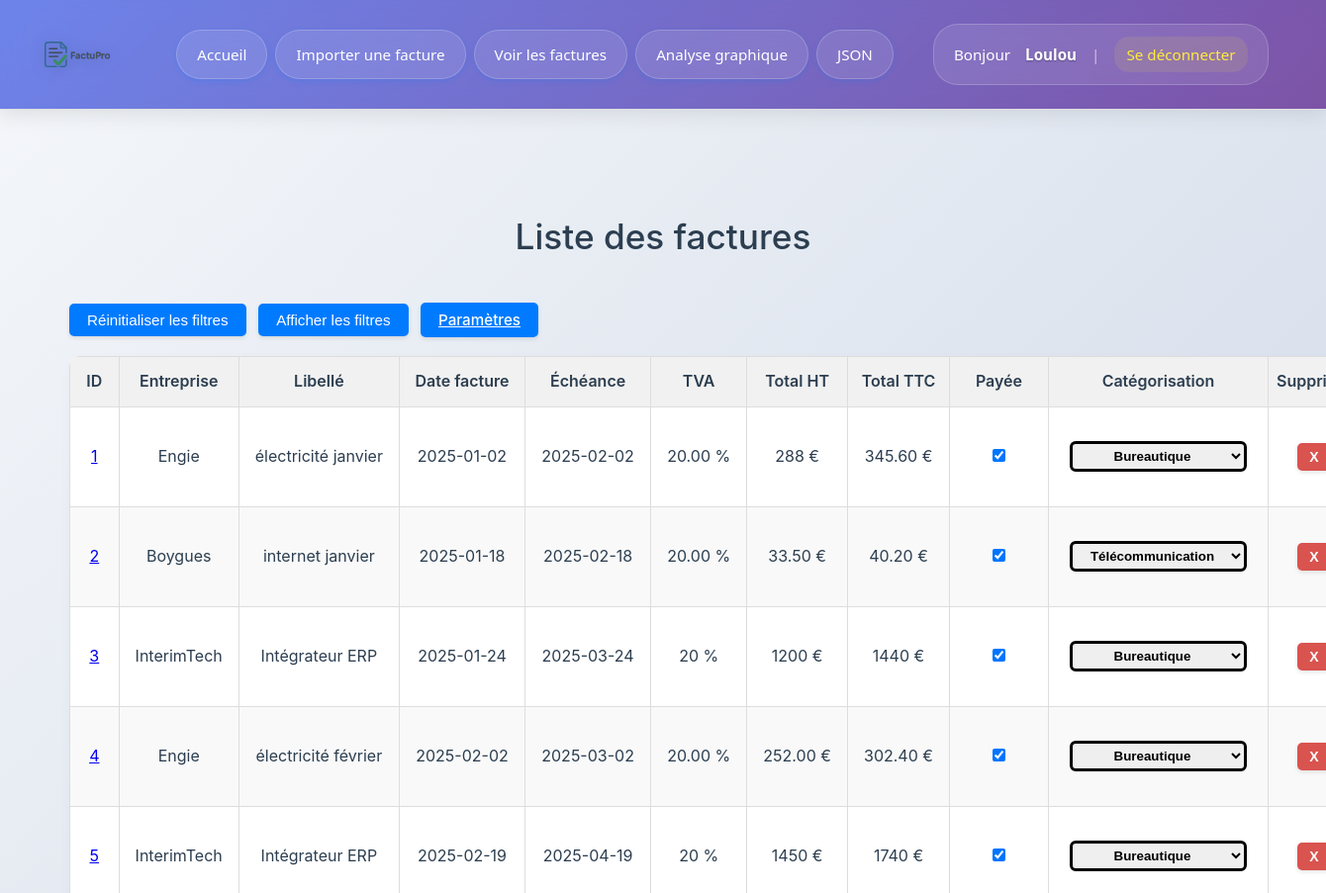
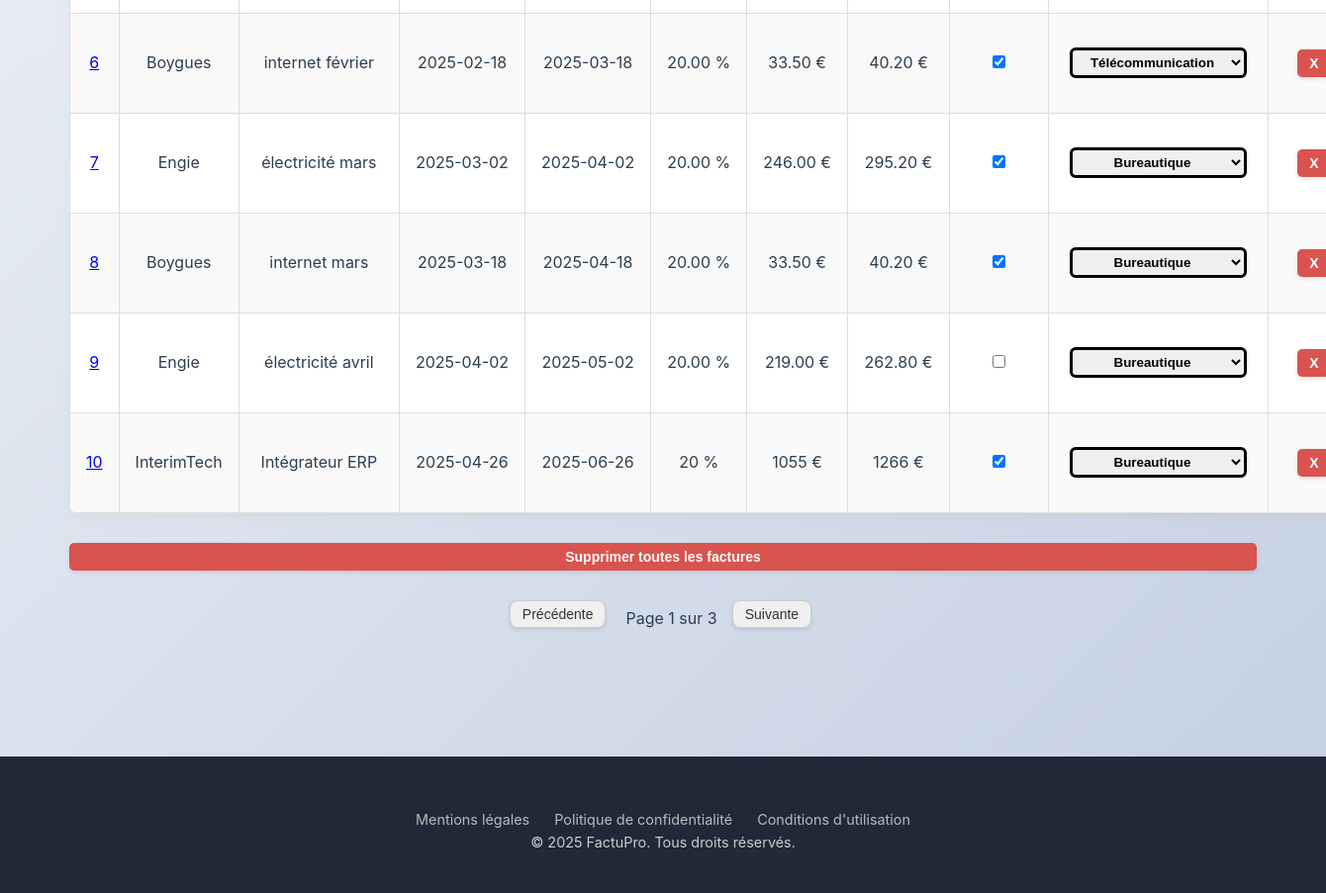
Screenshot of /factures (signed in) with the database file from the repository (2 pictures, top to bottom).
### tables this page shows
CREATE TABLE factures (
            id INTEGER PRIMARY KEY AUTOINCREMENT,
            fournisseur TEXT,
            date_facture TEXT,
            numero_facture TEXT,
            montant_total TEXT,
            TVA TEXT,
            utilisateur_id INTEGER,
            nom_fichier TEXT,
            facture_payee INTEGER DEFAULT 0,
            numero_client TEXT,
            echeance TEXT,
            somme_finale TEXT, categorie TEXT DEFAULT "Non-catégorisée",
            FOREIGN KEY (utilisateur_id) REFERENCES utilisateurs(id)
        );

### app.py (the view)
@app.route('/factures')
def afficher_factures():
    conn = sqlite3.connect('factures.db')
    conn.row_factory = sqlite3.Row
    c = conn.cursor()
    c.execute('SELECT * FROM factures WHERE utilisateur_id = ?', (session['utilisateur_id'],))
    factures = c.fetchall()
    conn.close()
    categories = get_categories()
    return render_template('factures.html', factures=factures, categories=categories)

### app.py (called while the page is built)
@app.before_request
def verifier_connexion():
    if request.endpoint in ['upload', 'afficher_factures', 'analyse'] and 'utilisateur_id' not in session:
        return redirect(url_for('login'))

def get_categories():
    conn = sqlite3.connect('categories.db')
    conn.row_factory = sqlite3.Row
    cursor = conn.cursor()
    cursor.execute("SELECT nom_categorie, couleur FROM categories")
    categories = cursor.fetchall()
    conn.close()
    return categories

@app.context_processor
def injecter_pseudo():
    return {"pseudo": session.get("pseudo")}

### templates/factures.html (shortened to what this page needs)
<!DOCTYPE html>
<html lang="fr">
<head>
    <link rel="stylesheet" href="{{ url_for('static', filename='style.css') }}">
</head>
<body>
    {% include 'header.html' %}
    <div class="container">
        <h1>Liste des factures</h1>
        <button type="button" id="reset-filters-btn" class="standard-btn">Réinitialiser les filtres</button>
        <button id="toggle-filters-btn" class="standard-btn">Afficher les filtres</button>
        <a href="/parametres" class="standard-btn">Paramètres</a>
        <table id="table-factures">
          <thead>
            <tr>
                <th>ID</th>
                <th>Entreprise <br>
                </th>
                <th>Libellé <br>
                </th>
                <th>Date facture
                </th>
                <th>Échéance
                </th>
                <th>TVA</th>
                <th>Total HT</th>
                <th>Total TTC</th>
                <th>Payée <br>
                </th>
                <th>
                  Catégorisation <br>
                </th>
                <th>Supprimer</th>
            </tr>
          </thead>
          <tbody>
            {% for f in factures %}
            <tr>
              <td>
                {% if f['nom_fichier'] %}
                  <a href="{{ url_for('telecharger_fichier', filename=f['nom_fichier']) }}" target="_blank" title="Télécharger la facture {{ f['id'] }}">
                    {{ f['id'] }}
                  </a>
                {% else %}
                  {{ f['id'] }}
                {% endif %}
              </td>
              <td>{{ f['fournisseur'] }}</td>
              <td>{{ f['numero_facture'] }}</td>
              <td>{{ f['date_facture'] }}</td>
              <td>{{ f['echeance'] }}</td>
              <td>{{ f['TVA'] }} %</td>
              <td>{{ f['somme_finale'] }} €</td>
              <td>{{ f['montant_total'] }} €</td>
              <td>
                <form action="{{ url_for('toggle_payee', facture_id=f['id']) }}" method="post">
                  <input type="checkbox" name="checkbox_paiement" {% if f['facture_payee'] == 1 %}checked{% endif %} onchange="this.form.submit()">
                </form>
              </td>
              <td class="categorie-cell {{ f['categorie']|lower|replace(' ', '_')|replace('é', 'e')|replace('-', '_') }}">
<form method="POST" action="{{ url_for('modifier_categorie', facture_id=f['id']) }}">
  <select name="categorie" onchange="this.form.submit()">
    {% for cat in categories %}
      <option value="{{ cat['nom_categorie'] }}" {% if f['categorie'] == cat['nom_categorie'] %}selected{% endif %}>
        {{ cat['nom_categorie'] }}
      </option>
    {% endfor %}
  </select>
</form>
              </td>
              <td>
                <form method="POST" action="/supprimer/{{ f['id'] }}" onsubmit="return confirm('Confirmer la suppression ?');">
                  <button type="submit" class="danger">X</button>
                </form>
              </td>
            </tr>
            {% endfor %}
          </tbody>
        </table>
        <form method="POST" action="/supprimer_tout" onsubmit="return confirm('Supprimer toutes les factures ?');">
          <button type="submit" class="danger full">Supprimer toutes les factures</button>
        </form>
        <div id="pagination-controls" class="pagination">
          <button id="prevPage" disabled>Précédente</button>
          <span id="pageInfo">Page 1</span>
          <button id="nextPage">Suivante</button>
        </div>
    </div>
    {% include 'footer.html' %}
</body>
</html>

### templates/header.html (shortened to what this page needs)
<!DOCTYPE html>
<html lang="fr">
<head>
</head>
<body>
    <header class="header">
        <div class="header-content">
            <div class="left-section">
                <div class="logo">
                    <img src="/static/logo.png" alt="Logo">
                </div>
                <nav class="nav-links">
                    <a href="/">Accueil</a>
                    <a href="/upload">Importer une facture</a>
                    <a href="/factures">Voir les factures</a>
                    <a href="/analyse">Analyse graphique</a>
                    <a href="/factures/json/page">JSON</a>
                </nav>
            </div>
            <div class="user-info">
                Bonjour <strong>{{ pseudo }}</strong>
                <span class="separator">|</span>
                <a href="/logout" class="logout-link">Se déconnecter</a>
            </div>
        </div>
    </header>
</body>
</html>

### templates/footer.html
<footer class="footer">
    <div class="links">
        <a href="#">Mentions légales</a>
        <a href="#">Politique de confidentialité</a>
        <a href="#">Conditions d'utilisation</a>
    </div>
        <p>&copy; 2025 FactuPro. Tous droits réservés.</p>
</footer>

### templates/header.html (style rules this page uses)
* { margin: 0; padding: 0; box-sizing: border-box; }
.header { background: linear-gradient(135deg, #667eea 0%, #764ba2 100%); box-shadow: 0 4px 20px rgba(0, 0, 0, 0.1); padding: 0; position: relative; overflow: hidden; }
.header::before { content: ''; position: absolute; top: 0; left: 0; right: 0; bottom: 0; background: rgba(255, 255, 255, 0.05); backdrop-filter: blur(10px); }
.header-content { display: flex; align-items: center; justify-content: space-between; padding: 15px 40px 15px 20px; position: relative; z-index: 2; max-width: 1400px; margin: 0 auto; }
.left-section { display: flex; align-items: center; gap: 50px; flex: 1; max-width: 70%; }
.logo { display: flex; align-items: center; flex-shrink: 0; margin-right: 10px; }
.logo img { height: 80px; width: auto; filter: drop-shadow(0 2px 8px rgba(0, 0, 0, 0.2)); transition: transform 0.3s ease; }
.nav-links { display: flex; align-items: center; gap: 8px; }
.nav-links a { color: white; text-decoration: none; padding: 12px 20px; border-radius: 25px; font-weight: 500; font-size: 0.95em; transition: all 0.3s cubic-bezier(0.4, 0, 0.2, 1); position: relative; overflow: hidden; background: rgba(255, 255, 255, 0.1); backdrop-filter: blur(10px); border: 1px solid rgba(255, 255, 255, 0.2); }
.nav-links a::before { content: ''; position: absolute; top: 0; left: -100%; width: 100%; height: 100%; background: linear-gradient(90deg, transparent, rgba(255, 255, 255, 0.2), transparent); transition: left 0.5s; }
.user-info { color: white; font-size: 0.95em; font-weight: 500; display: flex; align-items: center; gap: 15px; background: rgba(255, 255, 255, 0.1); backdrop-filter: blur(10px); padding: 12px 20px; border-radius: 25px; border: 1px solid rgba(255, 255, 255, 0.2); flex-shrink: 0; margin-left: 40px; }
.user-info strong { color: #fff; text-shadow: 0 1px 2px rgba(0, 0, 0, 0.3); }
.user-info .separator { color: rgba(255, 255, 255, 0.6); font-weight: 300; }
.logout-link { color: #ffeb3b !important; text-decoration: none; font-weight: 600; transition: all 0.3s ease; padding: 6px 12px; border-radius: 15px; background: rgba(255, 235, 59, 0.1); }
.header-content > * { animation: slideInFromTop 0.6s ease-out; }
.nav-links a:nth-child(1) { animation-delay: 0.1s; }
.nav-links a:nth-child(2) { animation-delay: 0.2s; }
.nav-links a:nth-child(3) { animation-delay: 0.3s; }
.nav-links a:nth-child(4) { animation-delay: 0.4s; }
.nav-links a:nth-child(5) { animation-delay: 0.5s; }

### rows the page displays
factures: id "1", fournisseur "Engie", numero_facture "électricité janvier", date_facture "2025-01-02", echeance "2025-02-02", TVA "20.00", somme_finale "288", montant_total "345.60", facture_payee "☑"
factures: id "2", fournisseur "Boygues", numero_facture "internet janvier", date_facture "2025-01-18", echeance "2025-02-18", TVA "20.00", somme_finale "33.50", montant_total "40.20", facture_payee "☑", categorie "Télécommunication"
factures: id "3", fournisseur "InterimTech", numero_facture "Intégrateur ERP", date_facture "2025-01-24", echeance "2025-03-24", TVA "20", somme_finale "1200", montant_total "1440", facture_payee "☑", categorie "Bureautique"
factures: id "4", fournisseur "Engie", numero_facture "électricité février", date_facture "2025-02-02", echeance "2025-03-02", TVA "20.00", somme_finale "252.00", montant_total "302.40", facture_payee "☑"
factures: id "5", fournisseur "InterimTech", numero_facture "Intégrateur ERP", date_facture "2025-02-19", echeance "2025-04-19", TVA "20", somme_finale "1450", montant_total "1740", facture_payee "☑", categorie "Bureautique"
factures: id "6", fournisseur "Boygues", numero_facture "internet février", date_facture "2025-02-18", echeance "2025-03-18", TVA "20.00", somme_finale "33.50", montant_total "40.20", facture_payee "☑", categorie "Télécommunication"
factures: id "7", fournisseur "Engie", numero_facture "électricité mars", date_facture "2025-03-02", echeance "2025-04-02", TVA "20.00", somme_finale "246.00", montant_total "295.20", facture_payee "☑"
factures: id "8", fournisseur "Boygues", numero_facture "internet mars", date_facture "2025-03-18", echeance "2025-04-18", TVA "20.00", somme_finale "33.50", montant_total "40.20", facture_payee "☑"
factures: id "9", fournisseur "Engie", numero_facture "électricité avril", date_facture "2025-04-02", echeance "2025-05-02", TVA "20.00", somme_finale "219.00", montant_total "262.80"
factures: id "10", fournisseur "InterimTech", numero_facture "Intégrateur ERP", date_facture "2025-04-26", echeance "2025-06-26", TVA "20", somme_finale "1055", montant_total "1266", facture_payee "☑", categorie "Bureautique"

### other values shown
{{ pseudo }} "Loulou"
form field categorie "Bureautique"
